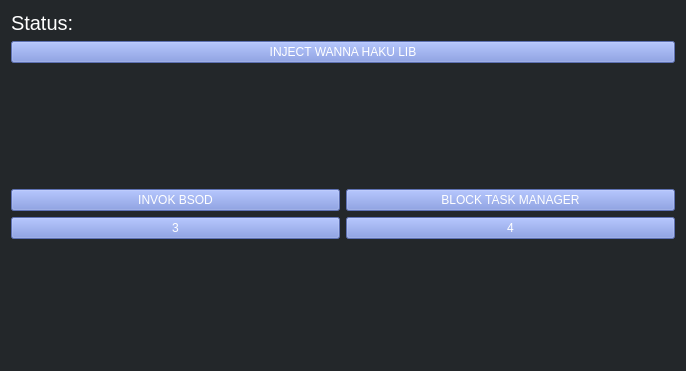
<?xml version="1.0" encoding="UTF-8"?>
<ui version="4.0">
 <class>injecttools</class>
 <widget class="QDialog" name="injecttools">
  <property name="geometry">
   <rect>
    <x>0</x>
    <y>0</y>
    <width>686</width>
    <height>371</height>
   </rect>
  </property>
  <property name="windowTitle">
   <string>Dialog</string>
  </property>
  <property name="styleSheet">
   <string notr="true">background-color: #23272a;
color: white;</string>
  </property>
  <layout class="QGridLayout" name="gridLayout_2">
   <item row="1" column="0">
    <layout class="QGridLayout" name="gridLayout">
     <item row="1" column="1">
      <widget class="QPushButton" name="pushButton_2">
       <property name="enabled">
        <bool>false</bool>
       </property>
       <property name="styleSheet">
        <string notr="true">background-color: #7289da;
color: white;</string>
       </property>
       <property name="text">
        <string>BLOCK TASK MANAGER</string>
       </property>
      </widget>
     </item>
     <item row="2" column="1">
      <widget class="QPushButton" name="pushButton_4">
       <property name="enabled">
        <bool>false</bool>
       </property>
       <property name="styleSheet">
        <string notr="true">background-color: #7289da;
color: white;</string>
       </property>
       <property name="text">
        <string>4</string>
       </property>
      </widget>
     </item>
     <item row="2" column="0">
      <widget class="QPushButton" name="pushButton_3">
       <property name="enabled">
        <bool>false</bool>
       </property>
       <property name="styleSheet">
        <string notr="true">background-color: #7289da;
color: white;</string>
       </property>
       <property name="text">
        <string>3</string>
       </property>
      </widget>
     </item>
     <item row="1" column="0">
      <layout class="QGridLayout" name="gridLayout_3">
       <item row="0" column="0">
        <widget class="QPushButton" name="pushButton">
         <property name="enabled">
          <bool>false</bool>
         </property>
         <property name="styleSheet">
          <string notr="true">background-color: #7289da;
color: white;</string>
         </property>
         <property name="text">
          <string>INVOK BSOD</string>
         </property>
        </widget>
       </item>
      </layout>
     </item>
     <item row="3" column="0">
      <spacer name="verticalSpacer_2">
       <property name="orientation">
        <enum>Qt::Vertical</enum>
       </property>
       <property name="sizeHint" stdset="0">
        <size>
         <width>20</width>
         <height>40</height>
        </size>
       </property>
      </spacer>
     </item>
    </layout>
   </item>
   <item row="0" column="0">
    <layout class="QVBoxLayout" name="verticalLayout">
     <item>
      <widget class="QLabel" name="label">
       <property name="styleSheet">
        <string notr="true">font-size: 20px;</string>
       </property>
       <property name="text">
        <string>Status:</string>
       </property>
      </widget>
     </item>
     <item>
      <widget class="QPushButton" name="pushButton_5">
       <property name="enabled">
        <bool>false</bool>
       </property>
       <property name="styleSheet">
        <string notr="true">background-color: #7289da;
color: white;</string>
       </property>
       <property name="text">
        <string>INJECT WANNA HAKU LIB</string>
       </property>
      </widget>
     </item>
     <item>
      <spacer name="verticalSpacer">
       <property name="orientation">
        <enum>Qt::Vertical</enum>
       </property>
       <property name="sizeHint" stdset="0">
        <size>
         <width>20</width>
         <height>40</height>
        </size>
       </property>
      </spacer>
     </item>
    </layout>
   </item>
  </layout>
 </widget>
 <resources/>
 <connections/>
</ui>
